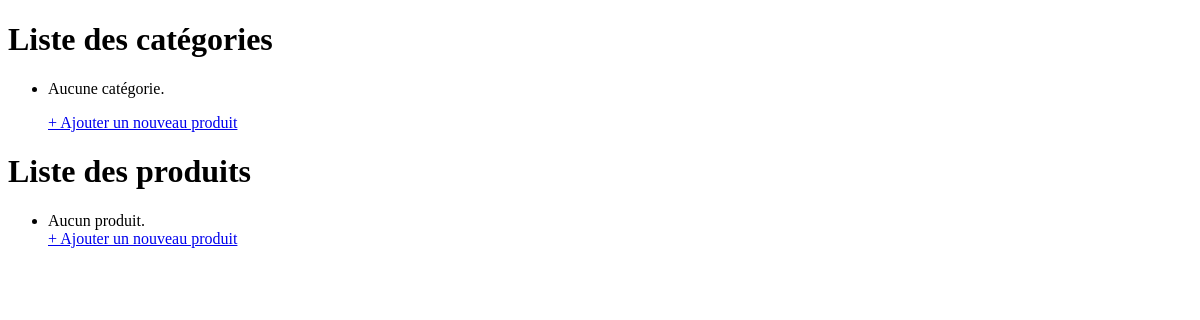
/lampe/affiche/, run on an earlier commit of the app's database.
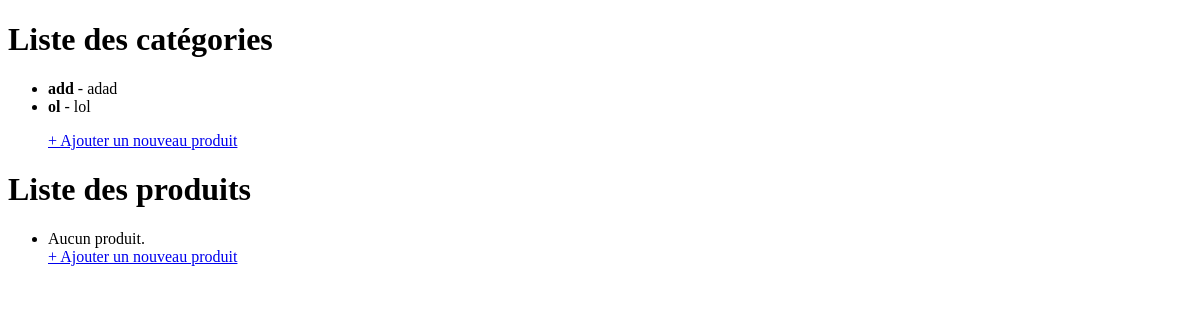
And on a later commit of the database.
### lampe/models.py (models this page shows, shortened)
class Categorie(models.Model):
    nom = models.CharField(max_length=100, unique=True)
    description = models.TextField(blank=True)
    class Meta:
        verbose_name_plural = "Catégories"

### lampe/views.py (the view)
# urls.py: path('affiche/', views.affiche, name='affiche'),
def affiche(request):
    categories = models.Categorie.objects.all()
    produits = models.Produit.objects.all()
    return render(request, "lampe/affiche.html", {
        "categories": categories,
        "produits": produits
    })

### lampe/templates/lampe/affiche.html (shortened to what this page needs)
<!DOCTYPE html>
<html lang="fr">
<head>
</head>
<body>
    <h1>Liste des catégories</h1>
    <ul>
        {% for cat in categories %}
            <li><strong>{{ cat.nom }}</strong> - {{ cat.description }}</li>
        {% empty %}
            <li>Aucune catégorie.</li>
        {% endfor %}
        <p><a href="{% url 'lampe:ajout_categorie' %}">+ Ajouter un nouveau produit</a></p>
    </ul>
    <h1>Liste des produits</h1>
    <ul>
        {% for prod in produits %}
            <li><strong>{{ prod.nom }}</strong> - {{ prod.prix }}€</li>
        {% empty %}
            <li>Aucun produit.</li>
        {% endfor %}
        <a href="{% url 'lampe:ajout_produit' %}">+ Ajouter un nouveau produit</a>
    </ul>
</body>
</html>

What changed in the data, as far as the page shows it:
added Categorie: nom "add", description "adad"
added Categorie: nom "ol", description "lol"
Also different on the page:
text no longer shown: "Aucune catégorie."
